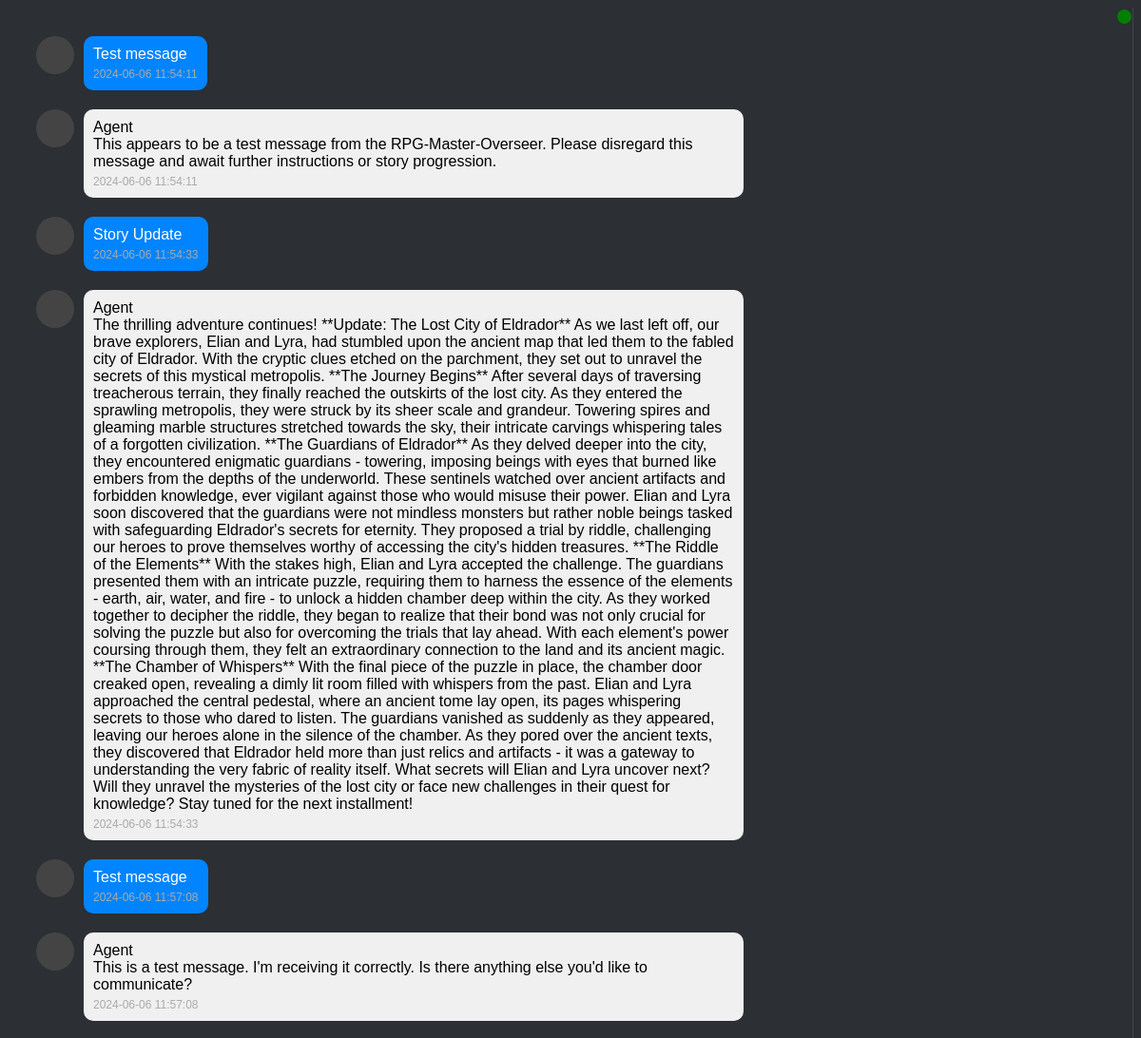
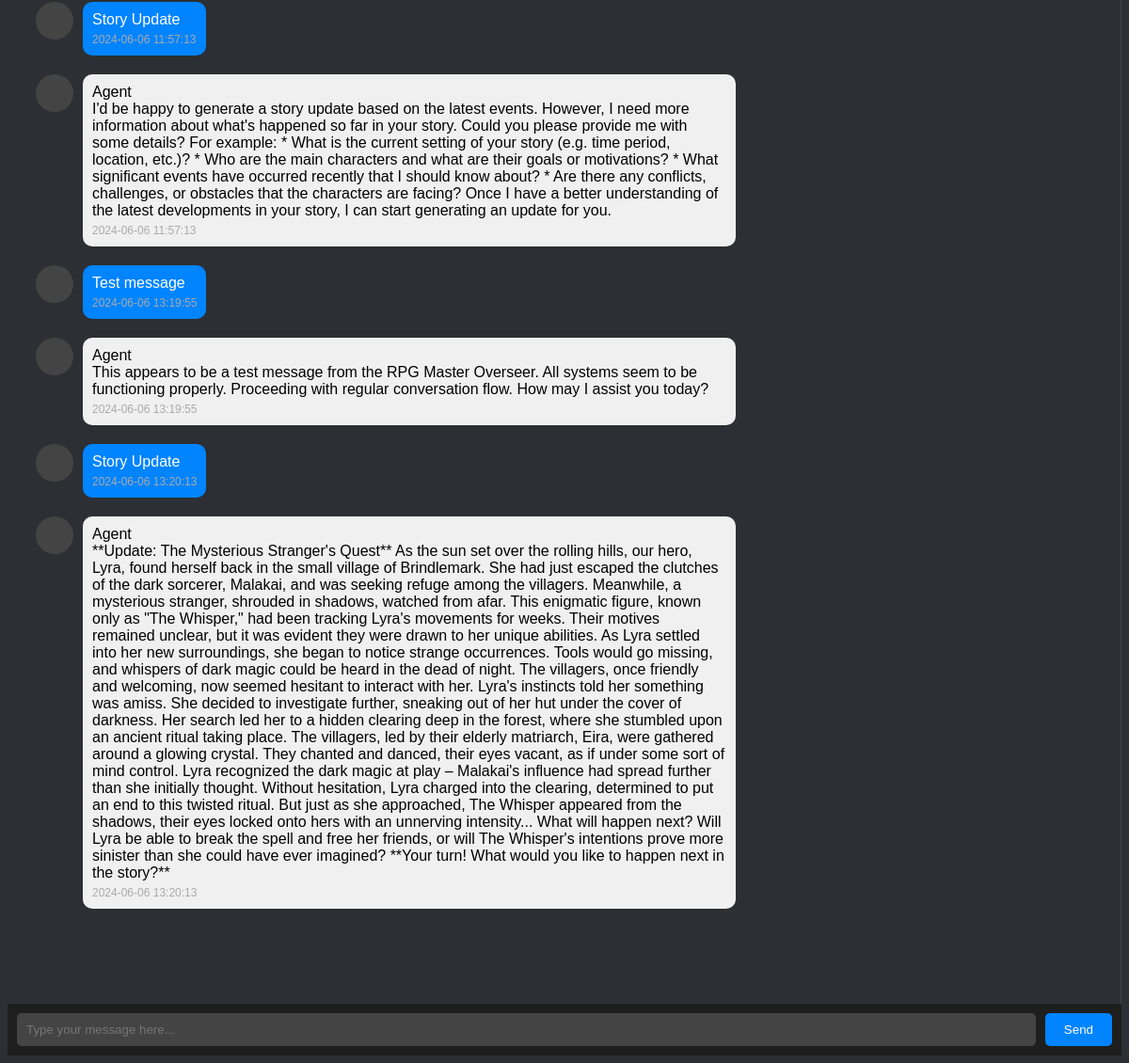
The page / on the database its author committed (2 pictures, top to bottom).
### app/models.py (models this page shows)
class Conversation(db.Model):
    id = db.Column(db.Integer, primary_key=True)
    user_message = db.Column(db.Text, nullable=False)
    ollama_response = db.Column(db.Text, nullable=True)
    timestamp = db.Column(db.DateTime, default=datetime.utcnow)

### app/routes.py (the view)
@main.route('/')
def home():
    conversations = Conversation.query.order_by(Conversation.timestamp.asc()).all()
    return render_template('chat.html', conversations=conversations)

### app/templates/chat.html (shortened to what this page needs)
<!DOCTYPE html>
<html lang="en">
<head>
    <link rel="stylesheet" href="{{ url_for('static', filename='css/style.css') }}">
</head>
<body>
    <div class="status-container">
        <div id="status-indicator" class="status-indicator green"></div>
    </div>
    <div class="chat-container">
        <div class="chat-box" id="chat-box">
            <div id="chat">
                {% for conversation in conversations %}
                <div class="message user-message">
                    <div class="avatar"></div>
                    <div class="bubble">
                        <span>{{ conversation.user_message }}</span>
                        <span class="timestamp">{{ conversation.timestamp.strftime('%Y-%m-%d %H:%M:%S') }}</span>
                    </div>
                </div>
                <div class="message ai-message">
                    <div class="avatar"></div>
                    <div class="bubble">
                        <div class="agent-name">Agent</div>
                        <span>{{ conversation.ollama_response }}</span>
                        <span class="timestamp">{{ conversation.timestamp.strftime('%Y-%m-%d %H:%M:%S') }}</span>
                    </div>
                </div>
                {% endfor %}
            </div>
        </div>
    </div>
    <div class="footer">
        <input type="text" id="message-input" placeholder="Type your message here...">
        <button id="send-button">Send</button>
    </div>
</body>
</html>

### app/static/css/style.css (style rules this page uses)
body { font-family: Arial, sans-serif; background-color: #2c2f33; color: #d1d1d1; }
.chat-container { display: flex; flex-direction: row; height: 100vh; }
.chat-box { flex: 3; display: flex; flex-direction: column; border-right: 1px solid #444; overflow-y: auto; }
.message { display: flex; margin: 10px; }
.message.user-message .bubble { background-color: #0084ff; color: white; }
.message.ai-message .bubble { background-color: #f1f0f0; color: black; }
.avatar { width: 40px; height: 40px; background-color: #444; border-radius: 50%; margin-right: 10px; }
.bubble { padding: 10px; border-radius: 10px; max-width: 60%; }
.timestamp { display: block; font-size: 0.75rem; color: #aaa; margin-top: 5px; }
.footer { display: flex; padding: 10px; background-color: #1e1e1e; }
#message-input { flex: 1; padding: 10px; border: none; border-radius: 5px; margin-right: 10px; background-color: #444; color: white; }
#send-button { padding: 10px 20px; border: none; border-radius: 5px; background-color: #0084ff; color: white; cursor: pointer; }
.status-container { position: absolute; top: 10px; right: 10px; }
.status-indicator { width: 15px; height: 15px; border-radius: 50%; background-color: green; }
.status-indicator.green { background-color: green; }
#chat { flex: 1; padding: 20px; overflow-y: auto; display: flex; flex-direction: column; }

### rows shown on the page
Conversation: user_message "Test message", timestamp "2024-06-06 11:54:11", ollama_response "This appears to be a test message from the RPG-Master-Overseer. Please disregard this message and await further instructions or story progression."
Conversation: user_message "Story Update", timestamp "2024-06-06 11:54:33", ollama_response "The thrilling adventure continues! **Update: The Lost City of Eldrador** As we last left off, our brave explorers, Elian and Lyra, had stumbled upon the ancient map that led them to the fabled city of Eldrador. With the cryptic clues etched on the parchment, they set out to unravel the secrets of this mystical metropolis. **The Journey Begins** After several days of traversing treacherous terrain, they finally reached the outskirts of the lost city. As they entered the sprawling metropolis, they were struck by its sheer scale and grandeur. Towering spires and gleaming marble structures stretched towards the sky, their intricate carvings whispering tales of a forgotten civilization. **The…"
Conversation: user_message "Test message", timestamp "2024-06-06 11:57:08", ollama_response "This is a test message. I'm receiving it correctly. Is there anything else you'd like to communicate?"
Conversation: user_message "Story Update", timestamp "2024-06-06 11:57:13", ollama_response "I'd be happy to generate a story update based on the latest events. However, I need more information about what's happened so far in your story. Could you please provide me with some details? For example: * What is the current setting of your story (e.g. time period, location, etc.)? * Who are the main characters and what are their goals or motivations? * What significant events have occurred recently that I should know about? * Are there any conflicts, challenges, or obstacles that the characters are facing? Once I have a better understanding of the latest developments in your story, I can start generating an update for you."
Conversation: user_message "Test message", timestamp "2024-06-06 13:19:55", ollama_response "This appears to be a test message from the RPG Master Overseer. All systems seem to be functioning properly. Proceeding with regular conversation flow. How may I assist you today?"
Conversation: user_message "Story Update", timestamp "2024-06-06 13:20:13", ollama_response "**Update: The Mysterious Stranger's Quest** As the sun set over the rolling hills, our hero, Lyra, found herself back in the small village of Brindlemark. She had just escaped the clutches of the dark sorcerer, Malakai, and was seeking refuge among the villagers. Meanwhile, a mysterious stranger, shrouded in shadows, watched from afar. This enigmatic figure, known only as \"The Whisper,\" had been tracking Lyra's movements for weeks. Their motives remained unclear, but it was evident they were drawn to her unique abilities. As Lyra settled into her new surroundings, she began to notice strange occurrences. Tools would go missing, and whispers of dark magic could be heard in the dead of night.…"
